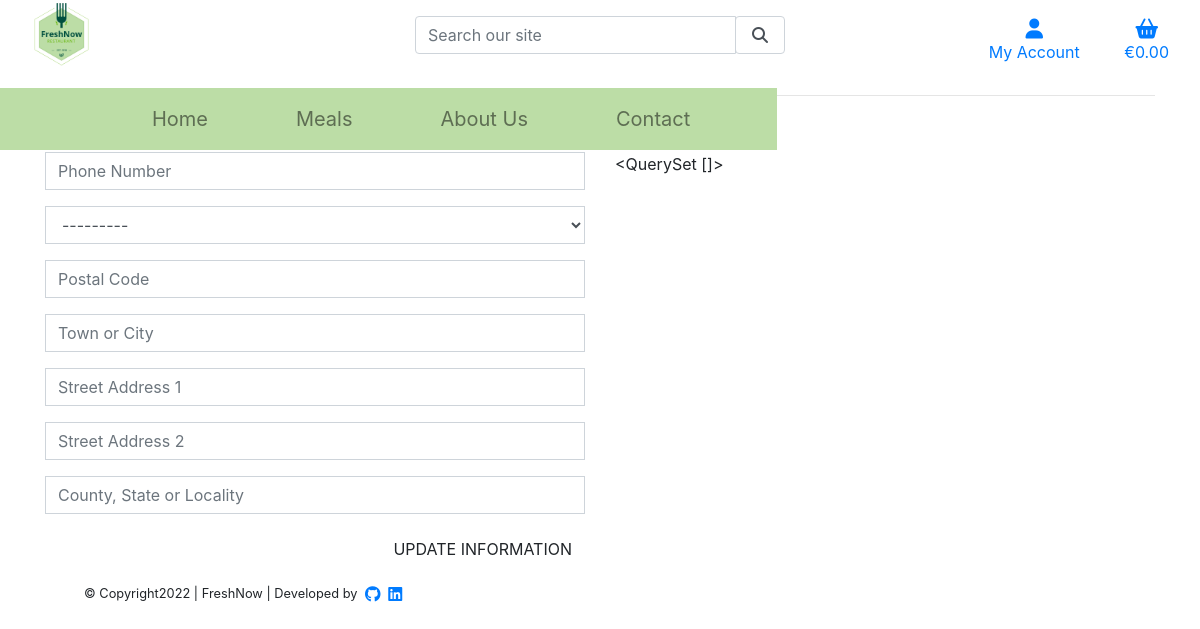
The app's page /profiles/ (signed in), older data.
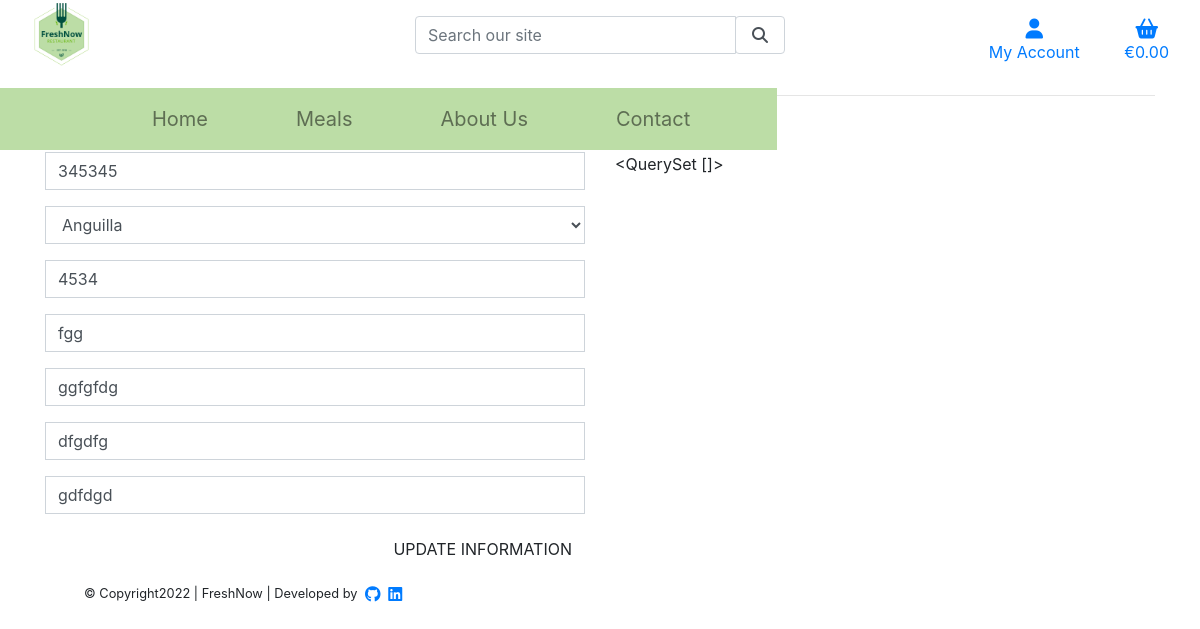
The same page, newer data.
### profiles/models.py (models this page shows, shortened)
class UserProfile(models.Model):
    user = models.OneToOneField(User, on_delete=models.CASCADE)
    default_phone_number = models.CharField(max_length=20, null=True, blank=True)
    default_country = CountryField(blank_label='Country *', null=True, blank=True)
    default_postcode = models.CharField(max_length=20, null=True, blank=True)
    default_town_or_city = models.CharField(max_length=40, null=True, blank=True)
    default_street_address1 = models.CharField(max_length=80, null=True, blank=True)
    default_street_address2 = models.CharField(max_length=80, null=True, blank=True)
    default_county = models.CharField(max_length=80, null=True, blank=True)

### profiles/views.py (the view)
# urls.py: path('', views.profile, name='profile')
def profile(request):
    profile = get_object_or_404(UserProfile, user=request.user)
    if request.method == 'POST':
        form = UserProfileForm(request.POST, instance=profile)
        if form.is_valid():
            form.save()
            messages.success(request, 'Profile updated successfully')
    form = UserProfileForm(instance=profile)
    orders = profile.orders.all()
    template = 'profiles/profile.html'
    context = {
        'form': form,
        'orders': orders,
        'on_profile_page': True
    }
    return render(request, template, context)

### profiles/forms.py
class UserProfileForm(forms.ModelForm):
    class Meta:
        model = UserProfile
        exclude = ('user',)
    def __init__(self, *args, **kwargs):
        super().__init__(*args, **kwargs)
        placeholders = {
            'default_phone_number': 'Phone Number',
            'default_postcode': 'Postal Code',
            'default_town_or_city': 'Town or City',
            'default_street_address1': 'Street Address 1',
            'default_street_address2': 'Street Address 2',
            'default_county': 'County, State or Locality',
        }
        self.fields['default_phone_number'].widget.attrs['autofocus'] = True
        for field in self.fields:
            if field != 'default_country':
                if self.fields[field].required:
                    placeholder = f'{placeholders[field]} *'
                else:
                    placeholder = placeholders[field]
                self.fields[field].widget.attrs['placeholder'] = placeholder
            self.fields[field].widget.attrs['class'] = 'border-black rounded-0 profile-form-input'
            self.fields[field].label = False

### bag/contexts.py (called while the page is built, shortened)
def bag_contents(request):
    bag_items = []
    total = 0
    product_count = 0
    bag = request.session.get('bag', {})
    if total < settings.FREE_DELIVERY_THRESHOLD:
        delivery = total * Decimal(settings.STANDARD_DELIVERY_PERCENTAGE / 100)
        free_delivery_delta = settings.FREE_DELIVERY_THRESHOLD - total
    else:
        delivery = 0
        free_delivery_delta = 0
    grand_total = delivery + total
    context = {
        'bag_items': bag_items,
        'total': total,
        'product_count': product_count,
        'delivery': delivery,
        'free_delivery_delta': free_delivery_delta,
        'free_delivery_threshold': settings.FREE_DELIVERY_THRESHOLD,
        'grand_total': grand_total,
    }
    return context

### products/contexts.py (called while the page is built)
def all_categories(request):
    category_list = Category.objects.all()
    context = {
        'category_list': category_list,
    }
    return context

### profiles/templates/profiles/profile.html (shortened to what this page needs)
{% extends "base.html" %}
{% load static %}
{% block extra_css %}
    <link rel="stylesheet" href="{% static 'profiles/css/profile.css' %}">
{% endblock %}
{% block content %}
    <div class="container">
        <div class="row">
            <div class="col">
                <h2 class="logo-font mb-4">My Profile</h2>
            </div>
        </div>
        <div class="row">
            <div class="col-12 col-lg-6">
                <p class="text-muted">Default Delivery Information</p>
                <form class="mt-3" action="{% url 'profile' %}" method="POST" id="profile-update-form">
                    {{ form|crispy }}
                    <button class="btn btn-black rounded-0 text-uppercase float-right">Update Information</button>
                </form>
            </div>
            <div class="col-12 col-lg-6">
                <p class="text-muted">Order History</p>
                {{ orders }}
            </div>
        </div>
{% endblock %}

### templates/base.html (shortened to what this page needs)
{% load static %}
<!doctype html>
<html lang="en">
  <head>
    {% block corecss %}
        <link rel="stylesheet" href="https://cdn.jsdelivr.net/npm/bootstrap@4.6.0/dist/css/bootstrap.min.css">
        <link rel="stylesheet" href="{% static 'css/base.css' %}">
    {% endblock %}
    {% block extra_css %}
    {% endblock %}
  </head>
  <body>
    <header class="container-fluid fixed-top">
        <div id="topnav" class="row bg-white pt-lg-2 d-none d-lg-flex">
            <div class="col-12 col-lg-4 py-1 py-lg-0 text-lg-left">
                <img class="logo" src="{{ MEDIA_URL }}logo.png" alt="">
            </div>
            <div class="col-12 col-lg-4 mt-2 py-lg-0">
                <form method="GET" action="{% url 'products' %}">
                    <div class="input-group w-100">
                        <input class="form-control" type="text" name="q" placeholder="Search our site">
                        <div class="input-group-append">
                            <button class="form-control" type="submit">
                                <span class="icon">
                                    <i class="fas fa-search"></i>
                                </span>
                            </button>
                        </div>
                    </div>
                </form>
            </div>
            <div class="col-12 col-lg-4">
                <ul class="list-inline text-center text-lg-right ms-4">
                    <li class="list-inline-item dropdown">
                        <a class="text-black nav-link" href="#" id="user-options" data-toggle="dropdown" aria-haspopup="true" aria-expanded="false">
                            <div class="text-center">
                                <div><i class="fas fa-user fa-lg"></i></div>
                                <p class="text-right my-0">My Account</p>
                            </div>
                        </a>
                    </li>
                    <li class="list-inline-item">
                        <a class="{% if grand_total %}font-weight-bold{% endif %} nav-link" href="{% url 'view_bag' %}">
                            <div class="text-center">
                                <div>
                                    <i class="fas fa-shopping-basket fa-lg green"></i>
                                </div>
                                <p class="text-right my-0">
                                    {% if grand_total %}
                                        €{{ grand_total|floatformat:2 }}
                                    {% else %}
                                        €0.00
                                    {% endif %}
                                </p>
                            </div>
                        </a>
                    </li>
                </ul>
            </div>
        </div>
        <div class="row">
            <nav class="navbar navbar-expand-lg navbar-light">
                <div class="container-fluid ">
                {% include 'includes/mobile-top-header.html' %}
                {% include 'includes/main-nav.html' %}
        </div>
    </nav>
    </div>
    </header>
    {% block content %}
    {% endblock %}
    <footer class="container-fluid pt-2">
        <div class="row bg-green pb-2 pb-lg-3 mt-0 pt-1 pt-lg-2 text-center text-lg-left">
            <div class="col cream">
                <div class="row">
                    <div class="col cream small ml-4">
                        <span>
                            &copy; Copyright<span id=copyright></span> | FreshNow |
                        </span>
                        <span class="d-none d-md-inline-block">Developed by</span>
                        <a href="" class="text-decoration-none hvr-grow" target="_blank" rel="noopener">
                        </a>
                        <a href="" class="text-decoration-none hvr-grow" target="_blank" rel="noopener">
                        </a>
                    </div>
                </div>
            </div>
        </div>
    </footer>
  </body>
</html>

### templates/includes/mobile-top-header.html (shortened to what this page needs)
<ul>
</ul>

### templates/includes/main-nav.html (shortened to what this page needs)
<div class="collapse navbar-collapse" id="navbarNavDropdown">
    <ul class="navbar-nav">
        <li class="nav-item">
            <a class="nav-link text-black  ml-4 mr-lg-5" href="{% url 'home' %}" id="home-link">
                Home
            </a>
        </li>
        <li class="nav-item dropdown">
            <a class="nav-link ml-4 mr-lg-5" href="{% url 'products' %}" id="meals-link" data-toggle="dropdown" aria-haspopup="true" aria-expanded="false">
                Meals
            </a>
        </li>
        <li class="nav-item">
            <a class="nav-link ml-4 mr-lg-5" href="" id="aboutUs-link">
                About Us
            </a>
        </li>
        <li class="nav-item">
            <a class="nav-link ml-4 mr-lg-5" href="" id="contact-link">
                Contact
            </a>
        </li>
    </ul>
</div>

### static/css/base.css (style rules this page uses)
html { height: 100%; scroll-behavior: smooth; }
.navbar { background-color: #BCDDA6; font-size: 20px; align-items: center; }
.logo { margin-top: -20px; margin-bottom: -30px; width: 25%; height: auto; }
.icon { align-items: center; display: inline-flex; justify-content: center; height: 1.5rem; width: 1.5rem; }

Row changes from the older to the newer data that the page shows:
changed UserProfile "<QuerySet []>": default_phone_number (not shown) → "345345"; default_country "---------" → "Anguilla"; default_postcode (not shown) → "4534"; default_town_or_city (not shown) → "fgg"; default_street_address1 (not shown) → "ggfgfdg"; default_street_address2 (not shown) → "dfgdfg"; default_county (not shown) → "gdfdgd"
